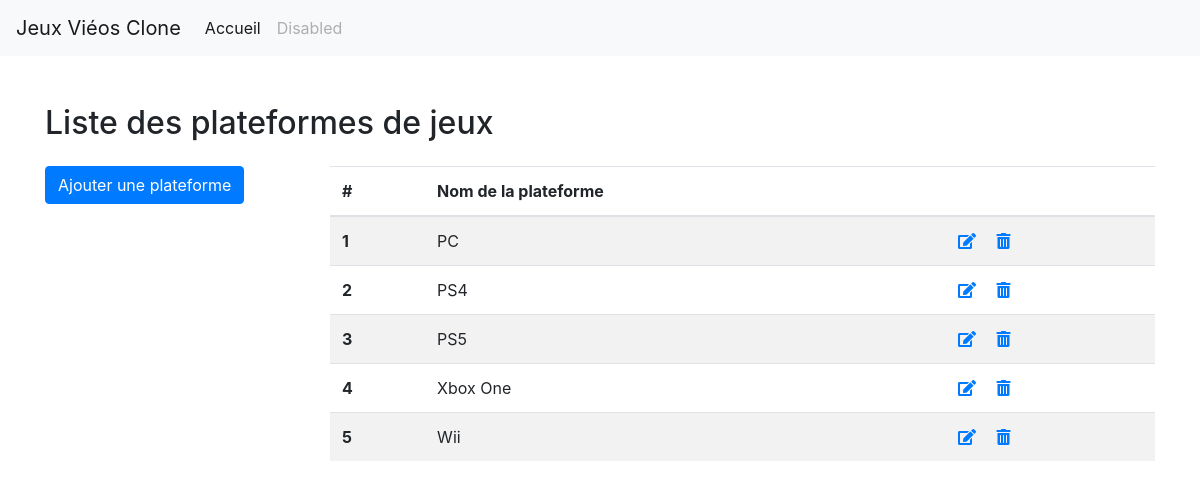
The page /forms/plateforme/list-plateforme.php on the database its author committed.
### tables this page shows
CREATE TABLE IF NOT EXISTS `plateforme` (
  `idPlateforme` int unsigned NOT NULL AUTO_INCREMENT,
  `nomPlateforme` varchar(64) NOT NULL,
  PRIMARY KEY (`idPlateforme`)
);

### classes/PlateformeManager.class.php (called while the page is built, shortened)
<?php
class PlateformeManager {
    private $pdo;
    function __construct(PDO $pdo) {
        $this->pdo = $pdo;
    }
    public function getAll(): array {
        $stmt = $this->pdo->prepare("SELECT * FROM `jeux_video`.`plateforme`;");
        $stmt->execute();
        $result = $stmt->fetchAll();
        return $result;
    }
}

### forms/plateforme/list-plateforme.php (the view, shortened to what this page needs)
<?php
include '../../includes/header.php';
require_once('../../includes/db.php');
$plateformeManager = new PlateformeManager($pdo);
$listePlateformes = $plateformeManager->getAll();
?>
<h2>Liste des plateformes de jeux</h2>
<div class="row pt-3">
  <div class="col-3">
    <a href="add-plateforme.php" class="link btn btn-primary">Ajouter une plateforme</a>
  </div>
  <div class="col-9">
    <table class="table table-striped">
      <thead>
        <tr>
          <th scope="col">#</th>
          <th scope="col">Nom de la plateforme</th>
          <th scope="col"></th>
        </tr>
      </thead>
      <tbody>
        <?php foreach($listePlateformes as $plateforme): ?>
          <tr>
            <th scope="row"><?= $plateforme['idPlateforme'] ?></th>
            <td><?= $plateforme['nomPlateforme'] ?></td>
            <td>
              <a href=""><i class="fas fa-edit mr-3"></i></a>
              <a href=""><i class="fas fa-trash-alt"></i></a>
            </td>
          </tr>
        <?php endforeach; ?>
      </tbody>
    </table>
  </div>
</div>
<?php
include '../../includes/footer.php';

### rows shown on the page
plateforme: idPlateforme "1", nomPlateforme "PC"
plateforme: idPlateforme "2", nomPlateforme "PS4"
plateforme: idPlateforme "3", nomPlateforme "PS5"
plateforme: idPlateforme "4", nomPlateforme "Xbox One"
plateforme: idPlateforme "5", nomPlateforme "Wii"
